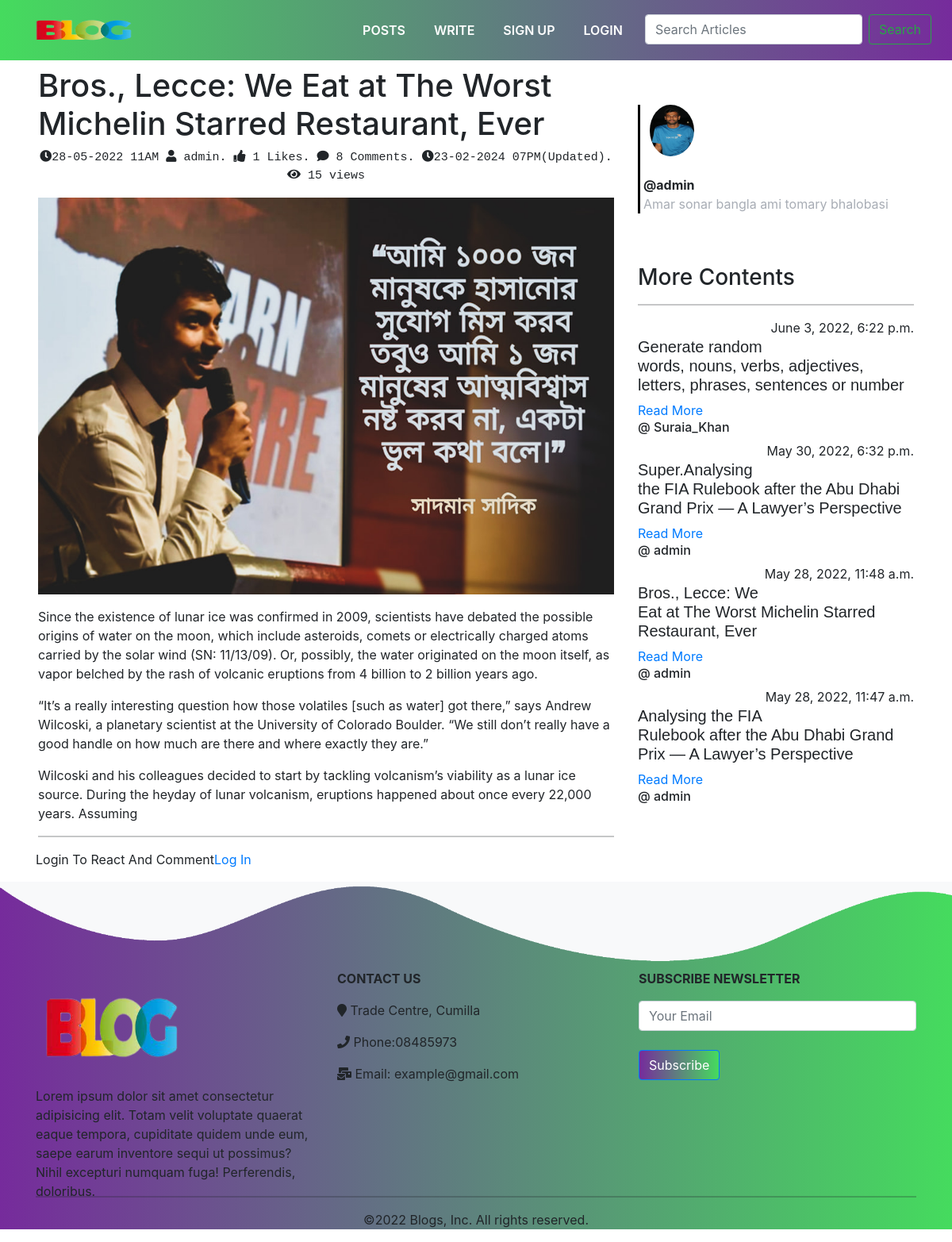
/details/Bros.,-Lecce:-We-Eat-at-The-Worst-Michelin-Starred-Restaurant,-Ever-28badcb6-de7c-11ec-b207-9c7bef6a0e62/, run on the app's committed database.
### posts/models.py (models this page shows, shortened)
class Blog(models.Model):
    author=models.ForeignKey(User,on_delete=models.CASCADE,related_name='post_author')
    blog_title=models.CharField(max_length=264,verbose_name='Put a Title')
    category=models.ForeignKey(Category,on_delete=models.CASCADE,related_name='category',default=None)
    slug= models.SlugField(max_length=264,unique=True,null=True,allow_unicode=True)
    blog_content=models.TextField(verbose_name='what is on your mind?')
    blog_image=models.ImageField(upload_to='blog_images',verbose_name='Image')
    publish_date=models.DateTimeField(auto_now_add=True)
    update_date=models.DateTimeField(auto_now=True)
    view_count=models.IntegerField(null=True,default=0,blank=True)
    class Meta:
        ordering = ('-publish_date',)
    @staticmethod
    def get_all_products_by_id(category_id):
        if category_id :
            return Blog.objects.filter(category=category_id)
        else:
            return Blog.objects.all()

### authentication/models.py (models this page shows, shortened)
class UserProfile(models.Model):
    user=models.OneToOneField(User,related_name='user_profile',on_delete=models.CASCADE)#here is important thing related_name. when i need profile_pic i can just write {{user.user_profile}}. and if i want Profile_pic i can just write {{user.user_profile.profile_pic}}
    profile_pic=models.ImageField(upload_to='profile_pics')

class UserBio(models.Model):
    user=models.OneToOneField(User,related_name='user_bio', on_delete=models.CASCADE)
    user_profile_bio=models.TextField(max_length=200,null=True,default='This user has no Bio yet')

### posts/views.py (the view, shortened to what this page needs)
# urls.py: path('details/<slug>/', views.blog_details, name='blog_details'),
def blog_details(request, slug):
    blog = Blog.objects.get(slug=slug)
    if request.method == 'GET':
        visited = request.session.get('visited')
        if not visited:
            blog.view_count = blog.view_count+1
            blog.save()
            request.session['visited'] = True
    blogCategory = blog.category.id
    SameCategoryBlog = Blog.get_all_products_by_id(blogCategory)
    liked = False
    if request.user.is_authenticated:
        already_liked = Likes.objects.filter(blog=blog, user=request.user)
        if already_liked:
            liked = True
        else:
            liked = False
    comments = Comment.objects.filter(blog=blog, parent=None)
    replies = Comment.objects.filter(blog=blog).exclude(parent=None)
    replyDict = {}
    for reply in replies:
        if reply.parent.id not in replyDict.keys():  # Here goes the main thing of this. by this 83 to 87 lines' code i have created a loop and stored all the reply by their parent's id as key in the dictionary
            replyDict[reply.parent.id] = [reply]
        else:
            replyDict[reply.parent.id].append(reply)
    return render(request, 'blogs/blogdetails.html', context={'blog': blog, 'comments': comments,
                                                              'like': liked, 'CategoryBlog': SameCategoryBlog,
                                                              'replyDict': replyDict, 'replies': replies, })

### templates/blogs/blogdetails.html (shortened to what this page needs)
{% extends 'layouts.html' %}
{% load get_dict %}
{% block content %}
<div class=" px-2 px-lg-5">
    <div class="row">
        <div class="col-lg-4 col-md-3"></div>
        <div class="col-lg-4 col-md-6 pt-2" style="z-index:0.5 ;">
        </div>
        <div class="col-lg-4 col-md-3"></div>
    </div>
 <div class="row">
    <div class="col-md-8">
        <h2 style="font-size:40px;">{{blog.blog_title|capfirst}}</h2>
       <div class="font-monospace text-sm-center" style="font-size: 15px;">
        <i class="fa fa-solid fa-clock"></i>{{blog.publish_date|date:'d-m-Y hA'}}
        <i class="fa fa-solid fa-user"></i>&nbsp;{{blog.author}}.
        <i class="fa fa-solid fa-thumbs-up"></i>&nbsp;{{blog.liked_blog.count}}&nbsp;Likes.
        <i class="fa fa-solid fa-comment"></i>&nbsp;{{blog.Blog_comment.count}}&nbsp;Comments.
        <i class="fa fa-solid fa-clock"></i>{{blog.update_date|date:'d-m-Y hA'}}(Updated).
        <i class="fa fa-solid fa-eye"></i>&nbsp;{{blog.view_count}}&nbsp;views<p></p>
       </div>
        <img src="/media/{{blog.blog_image}}" alt="{{blog.blog_title}}" title="{{blog.blog_title}}" width="100%" height="500px">
        <p style="font-family:monospace;">{{blog.blog_content|capfirst | linebreaks}}</p><hr>
    <div class="row">
        {% if user.is_authenticated %}
        <div class="col-lg-5">
            <h5>Comment*</h5>
            <form method="post">
                <div class="form-group">
                    <textarea name="comment" id="comment" cols="40" rows="5" placeholder="Your comment"></textarea>
                    <input type="hidden" name="commentId" value="">
                </div>
                {% csrf_token %}<button type="submit" class="btn btn-md button-special btn-outline-success ">Comment</button>
            </form>
        </div>
        <div class="col-lg-7">
            <hr>
          {% if comments %}
                    <h5>Readers Comments</h5>
            {% for comment in comments %}
            <li class="media">
                {% if comment.user.user_profile.profile_pic %}
                <img src="{{comment.user.user_profile.profile_pic.url}}" height="70px" width="60px" class="rounded-circle mx-2">
                {% else %}
                <img src="/media/profile_pics/avater.jpg/" height="70px" width="60px" class="rounded-circle mx-2">
                 {% endif %}
                <div class="media-body">
                    <span class="text-muted pull-right">
                        <small class="text-muted " style="float:right;">{{comment.comment_date}}</small>
                    </span>
                    <strong class="text-success">@{{comment.user}}</strong>
                    <p>
                        {{comment.comment}}
                  </p>
                        {% if comment.user == request.user %}
                            <a href="{% url 'delete_comment' slug=blog.slug id=comment.id %}" class="text-danger float-right" onclick="return confirm('are you sure?')">Delete</a>
                        {% endif %}
                    <a class="text-uppercase hover-color" type="button" data-bs-toggle="collapse" data-bs-target="#replybox{{comment.id}}" aria-expanded="false" aria-controls="replybox{{comment.id}}">
                      <p class="">Replies</p>
                    </a>
                  <div class="collapse" id="replybox{{comment.id}}">
                    <div class=" border card-body">
                        <div>
                            {% comment %} {% for reply in replyDict|get_val:comment.id %}
                            {% endfor %} {% endcomment %}
                                {% for reply in replies  %}
                                            {% if reply.parent.id == comment.id %}
                                                <small class="text-muted" style="float:right;">{{reply.comment_date}}</small>
                                                <strong class="text-success">@{{reply.user}}</strong>
                                                <p>
                                                    {{reply.comment}}
                                                    {% if reply.user == request.user %}
                                                    <a href="{% url 'delete_comment' slug=blog.slug id=reply.id %}" class="text-danger float-right" onclick="return confirm('are you sure?')">Delete</a>
                                                    {% endif %}</p>
                                            {% endif %}
                                {% endfor %}
                        </div>
                        <form method="post" >
                            {% csrf_token %}
                            <div class="form-group">
                                <input type="text" class="form-control" name="comment" placeholder="Enter Reply here">
                                <input type="hidden" name="commentId" value="{{comment.id}}">
                            </div>
                            <button type="submit" class="btn btn-sm button-special btn-outline-success">Reply</button>
                        </form>
                    </div>
                  </div>
                </div>
            </li><br>{% endfor %}
          {% else %}
            <p class="text-danger">Be The First To Comment!</p>
          {% endif %}
        </div>
         </div>
     <div class="col-lg-12">
        {% else %}
        <p>Login To React And Comment<a href="{% url 'login' %}">Log In</a></p>
        {% endif %}
     </div>
    </div>
    <div class="col-md-4">
        <div class="mt-5 " style="border-left:3px solid black;" >
            {% if blog.author.user_profile.profile_pic %}
                <img src="{{blog.author.user_profile.profile_pic.url}}" height="65px" width="60px" class="rounded-circle mx-2  pl-1"><br><br>
                {% else %}
                <img src="/media/profile_pics/avater.jpg/" height="70px" width="60px" class="rounded-circle mx-2 pl-1"><br><br>
                 {% endif %}
            <b class="pl-1">@{{blog.author}}</b>
            <p class="text-bold pl-1 " style="color:#a8adb5;">{{blog.author.user_bio.user_profile_bio}}</p>
        </div><br><br>
        <h3>More Contents</h3><hr>
        {% for Cat in CategoryBlog %}
        <p style="float:right;">{{Cat.publish_date}}</p><br>
        <h3 style="font-family: 'Arial Narrow Bold', sans-serif; font-size:20px;">{{Cat.blog_title|capfirst|truncatewords:30}}</h3><a href="{% url 'blog_details' slug=Cat.slug %}">Read More</a>
        <br>
        <h6> @&nbsp;{{Cat.author}}</h6>
        {% endfor %}
    </div>
</div>
</div>
{% endblock content %}

### static/index.css (style rules this page uses)
* { margin: 0; padding: 0; }
body { font-family: sans-serif; }

### data on the page
Blog: blog_title "Bros., Lecce: We Eat at The Worst Michelin Starred Restaurant, Ever", publish_date "28-05-2022 11AM", author "admin", liked_blog.count "1", Blog_comment.count "8", update_date "23-02-2024 07PM", view_count "15", blog_image (picture), blog_content "Since the existence of lunar ice was confirmed in 2009, scientists have debated the possible origins of water on the moon, which include asteroids, comets or electrically charged atoms carried by the solar wind (SN: 11/13/09). Or, possibly, the water originated on the moon itself, as vapor belched by the rash of volcanic eruptions from 4 billion to 2 billion years ago. “It’s a really interesting question how those volatiles [such as water] got there,” says Andrew Wilcoski, a planetary scientist at the University of Colorado Boulder. “We still don’t really have a good handle on how much are there and where exactly they are.” Wilcoski and his colleagues decided to start by tackling…", author.user_profile.profile_pic (picture), author.user_bio.user_profile_bio "Amar sonar bangla ami tomary bhalobasi", publish_date "May 28, 2022, 11:48 a.m."
Blog: publish_date "June 3, 2022, 6:22 p.m.", blog_title "Generate random words, nouns, verbs, adjectives, letters, phrases, sentences or number", author "Suraia_Khan"
Blog: publish_date "May 30, 2022, 6:32 p.m.", blog_title "Super.Analysing the FIA Rulebook after the Abu Dhabi Grand Prix — A Lawyer’s Perspective", author "admin"
Blog: publish_date "May 28, 2022, 11:47 a.m.", blog_title "Analysing the FIA Rulebook after the Abu Dhabi Grand Prix — A Lawyer’s Perspective", author "admin"
